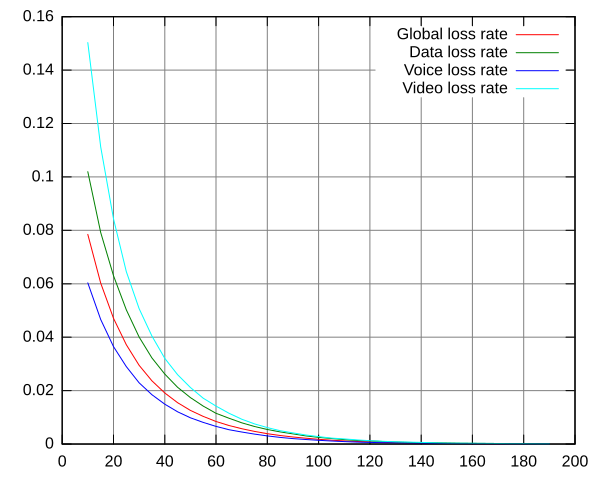

Generate this figure with gnuplot:
set grid
plot "./findn-10_190_5.tr" u 1:2 title "Global loss rate" w l 
replot "./findn-10_190_5.tr" u 1:3 title "Data loss rate" w l 
replot "./findn-10_190_5.tr" u 1:4 title "Voice loss rate" w l 
replot "./findn-10_190_5.tr" u 1:5 title "Video loss rate" w l 

set terminal svg rounded
set output "findn.svg"
replot